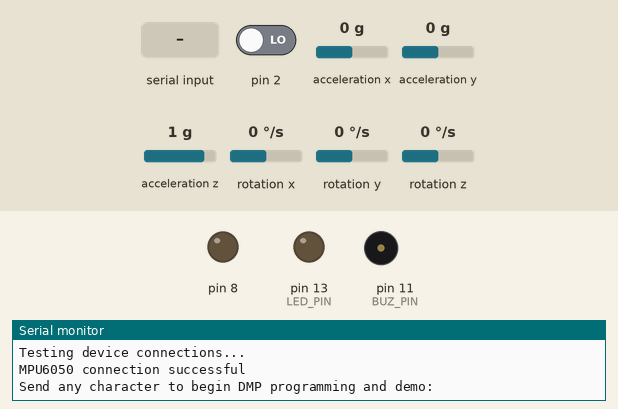
Bench run of a sketch on a simulated Arduino Uno, built with avr-gcc and run on an emulated ATmega328P. Shown: output pins drawn as LEDs (lit = HIGH), buzzer (waves = sounding, pin HIGH), the last lines printed to the serial monitor. Dashed ring = blinking. The test bench sets the inputs (shaded band); at power-on: acceleration x 0 g, acceleration y 0 g, acceleration z 1 g, rotation z 0 °/s, pin 2 LOW, rotation x 0 °/s, rotation y 0 °/s. The sensor or clock chip raises its interrupt line as the real part does.

Above: at 0.9 s.
1.0 s: "1" received over Serial
At 1.64 s:
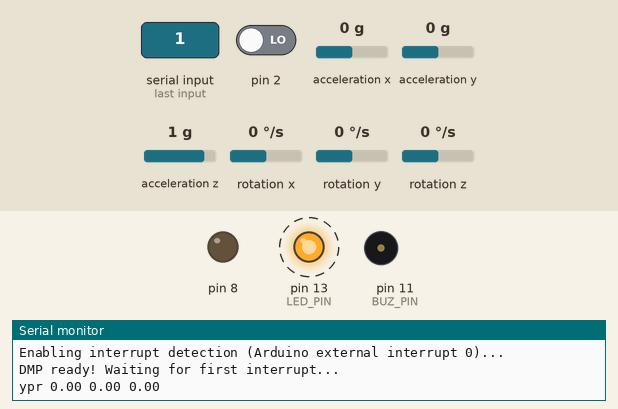
4.0 s: acceleration x set to -1.4 g
7.0 s: acceleration y set to -1.4 g
10.0 s: acceleration z set to -1.4 g
13.0 s: rotation z set to -192 °/s
Timing chart, 0 to 17.0 s (numbered marks = the images above; inputs shaded):
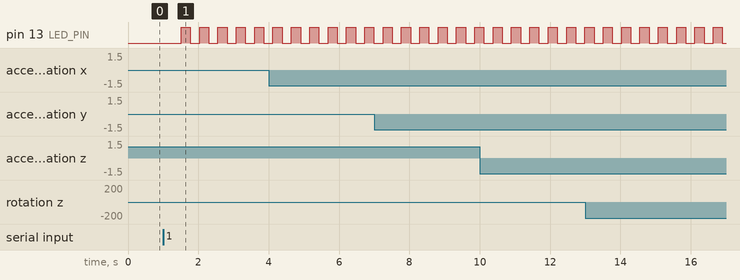

The sketch:

MPU6050_change.ino
```cpp
// I2C device class (I2Cdev) demonstration Arduino sketch for MPU6050 class using DMP (MotionApps v2.0)
// 6/21/2012 by Jeff Rowberg <jeff@rowberg.net>
// Updates should (hopefully) always be available at https://github.com/jrowberg/i2cdevlib

/* ============================================
I2Cdev device library code is placed under the MIT license
Copyright (c) 2012 Jeff Rowberg

Permission is hereby granted, free of charge, to any person obtaining a copy
of this software and associated documentation files (the "Software"), to deal
in the Software without restriction, including without limitation the rights
to use, copy, modify, merge, publish, distribute, sublicense, and/or sell
copies of the Software, and to permit persons to whom the Software is
furnished to do so, subject to the following conditions:

The above copyright notice and this permission notice shall be included in
all copies or substantial portions of the Software.

THE SOFTWARE IS PROVIDED "AS IS", WITHOUT WARRANTY OF ANY KIND, EXPRESS OR
IMPLIED, INCLUDING BUT NOT LIMITED TO THE WARRANTIES OF MERCHANTABILITY,
FITNESS FOR A PARTICULAR PURPOSE AND NONINFRINGEMENT. IN NO EVENT SHALL THE
AUTHORS OR COPYRIGHT HOLDERS BE LIABLE FOR ANY CLAIM, DAMAGES OR OTHER
LIABILITY, WHETHER IN AN ACTION OF CONTRACT, TORT OR OTHERWISE, ARISING FROM,
OUT OF OR IN CONNECTION WITH THE SOFTWARE OR THE USE OR OTHER DEALINGS IN
THE SOFTWARE.
===============================================
*/

// I2Cdev and MPU6050 must be installed as libraries, or else the .cpp/.h files
// for both classes must be in the include path of your project
#include "I2Cdev.h"

#include "MPU6050_6Axis_MotionApps20.h"
//#include "MPU6050.h" // not necessary if using MotionApps include file

// Arduino Wire library is required if I2Cdev I2CDEV_ARDUINO_WIRE implementation
// is used in I2Cdev.h
#if I2CDEV_IMPLEMENTATION == I2CDEV_ARDUINO_WIRE
    #include "Wire.h"
#endif

// class default I2C address is 0x68
// specific I2C addresses may be passed as a parameter here
// AD0 low = 0x68 (default for SparkFun breakout and InvenSense evaluation board)
// AD0 high = 0x69
MPU6050 mpu;
//MPU6050 mpu(0x69); // <-- use for AD0 high


// uncomment "OUTPUT_READABLE_YAWPITCHROLL" if you want to see the yaw/
// pitch/roll angles (in degrees) calculated from the quaternions coming
// from the FIFO. Note this also requires gravity vector calculations.
// Also note that yaw/pitch/roll angles suffer from gimbal lock (for
// more info, see: http://en.wikipedia.org/wiki/Gimbal_lock)
#define OUTPUT_READABLE_YAWPITCHROLL

char incomingByte;
#define BUZ_PIN 11
#define LED_PIN 13 // (Arduino is 13, Teensy is 11, Teensy++ is 6)
bool blinkState = false;
int tsd;

// MPU control/status vars
bool dmpReady = false;  // set true if DMP init was successful
uint8_t mpuIntStatus;   // holds actual interrupt status byte from MPU
uint8_t devStatus;      // return status after each device operation (0 = success, !0 = error)
uint16_t packetSize;    // expected DMP packet size (default is 42 bytes)
uint16_t fifoCount;     // count of all bytes currently in FIFO
uint8_t fifoBuffer[64]; // FIFO storage buffer

// orientation/motion vars
Quaternion q;           // [w, x, y, z]         quaternion container
VectorFloat gravity;    // [x, y, z]            gravity vector
float euler[3];         // [psi, theta, phi]    Euler angle container
float ypr[3];           // [yaw, pitch, roll]   yaw/pitch/roll container and gravity vector


// ===               INTERRUPT DETECTION ROUTINE                ===

volatile bool mpuInterrupt = false;     // indicates whether MPU interrupt pin has gone high
void dmpDataReady() {
    mpuInterrupt = true;
}


// ===                      INITIAL SETUP                       ===

void setup() {
    // join I2C bus (I2Cdev library doesn't do this automatically)
    #if I2CDEV_IMPLEMENTATION == I2CDEV_ARDUINO_WIRE
        Wire.begin();
        TWBR = 24; // 400kHz I2C clock (200kHz if CPU is 8MHz)
    #elif I2CDEV_IMPLEMENTATION == I2CDEV_BUILTIN_FASTWIRE
        Fastwire::setup(400, true);
    #endif

    // initialize Serial communication
    Serial.begin(115200);

    // initialize device
    Serial.println(F("Initializing I2C devices..."));
    mpu.initialize();

    // verify connection
    Serial.println(F("Testing device connections..."));
    Serial.println(mpu.testConnection() ? F("MPU6050 connection successful") : F("MPU6050 connection failed"));

    // wait for ready
    Serial.println(F("\nSend any character to begin DMP programming and demo: "));
    while (Serial.available() && Serial.read()); // empty buffer
    while (!Serial.available());                 // wait for data
    while (Serial.available() && Serial.read()); // empty buffer again

    // load and configure the DMP
    Serial.println(F("Initializing DMP..."));
    devStatus = mpu.dmpInitialize();

    // supply your own gyro offsets here, scaled for min sensitivity
    mpu.setXGyroOffset(0);
    mpu.setYGyroOffset(0);
    mpu.setZGyroOffset(0);
    mpu.setZAccelOffset(0); // 1688 factory default for my test chip

    // make sure it worked (returns 0 if so)
    if (devStatus == 0) {
        // turn on the DMP, now that it's ready
        Serial.println(F("Enabling DMP..."));
        mpu.setDMPEnabled(true);

        // enable Arduino interrupt detection
        Serial.println(F("Enabling interrupt detection (Arduino external interrupt 0)..."));
        attachInterrupt(0, dmpDataReady, RISING);
        mpuIntStatus = mpu.getIntStatus();

        // set our DMP Ready flag so the main loop() function knows it's okay to use it
        Serial.println(F("DMP ready! Waiting for first interrupt..."));
        dmpReady = true;

        // get expected DMP packet size for later comparison
        packetSize = mpu.dmpGetFIFOPacketSize();
    } else {
        // ERROR!
        // 1 = initial memory load failed
        // 2 = DMP configuration updates failed
        // (if it's going to break, usually the code will be 1)
        Serial.print(F("DMP Initialization failed (code "));
        Serial.print(devStatus);
        Serial.println(F(")"));
    }

    // configure LED for output
    pinMode(LED_PIN, OUTPUT);
    pinMode(BUZ_PIN, OUTPUT);
    pinMode(8, OUTPUT);
}


// ===                    MAIN PROGRAM LOOP                     ===

void loop() {
    // if programming failed, don't try to do anything
    if (!dmpReady) return;

    // reset interrupt flag and get INT_STATUS byte
    mpuInterrupt = false;
    mpuIntStatus = mpu.getIntStatus();

    // get current FIFO count
    fifoCount = mpu.getFIFOCount();

    // check for overflow (this should never happen unless our code is too inefficient)
    if ((mpuIntStatus & 0x10) || fifoCount == 1024) {
        // reset so we can continue cleanly
        mpu.resetFIFO();
        //Serial.println(F("FIFO overflow!"));

    // otherwise, check for DMP data ready interrupt (this should happen frequently)
    } else if (mpuIntStatus & 0x02) {
        // wait for correct available data length, should be a VERY short wait
        while (fifoCount < packetSize) fifoCount = mpu.getFIFOCount();

        // read a packet from FIFO
        mpu.getFIFOBytes(fifoBuffer, packetSize);

        // track FIFO count here in case there is > 1 packet available
        // (this lets us immediately read more without waiting for an interrupt)
        fifoCount -= packetSize;

        #ifdef OUTPUT_READABLE_YAWPITCHROLL
            // display Euler angles in degrees
            mpu.dmpGetQuaternion(&q, fifoBuffer);
            mpu.dmpGetGravity(&gravity, &q);
            mpu.dmpGetYawPitchRoll(ypr, &q, &gravity);
            Serial.print("ypr ");
            Serial.print(ypr[0] * 180/M_PI);
            Serial.print(" ");
            Serial.print(ypr[1] * 180/M_PI);
            Serial.print(" ");
            Serial.println(ypr[2] * 180/M_PI);
        #endif


        // blink LED to indicate activity
        blinkState = !blinkState;
        digitalWrite(LED_PIN, blinkState);
        //tsd = ypr[2] * 180/M_PI;
        //analogWrite(8, tsd);
        /*odbieranie danych
        //if (Serial.available() > 0) {
          //incomingByte = Serial.read();
          if(ypr[2] * 180/M_PI < 0) {
             //digitalWrite(11, LOW);
             digitalWrite(8, LOW);
          }
          if(ypr[2] * 180/M_PI > 0 && ypr[2] * 180/M_PI < 10 ) {
             //analogWrite(11, 31);
             analogWrite(8, 31);
          }
          if(ypr[2] * 180/M_PI > 10) {
             //analogWrite(11, 127);
             analogWrite(8, 127);
          }
        //)
        //*/
        delay(250);
    }
}
```

Measured:
- after the input at 1.0 s, pin 13 (LED_PIN): alternates HIGH for 0.26 s and LOW for 0.26 s, starting after 0.52 s
